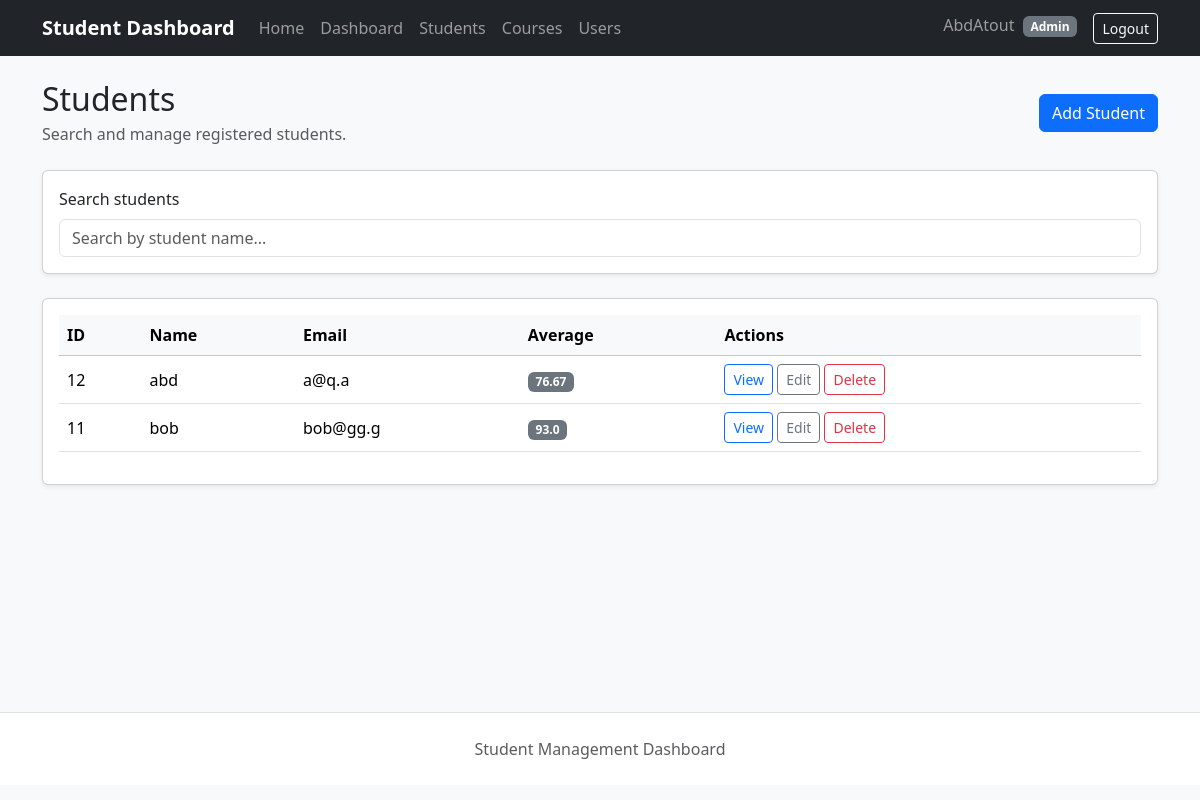
The page /students (signed in) on the database as committed earlier.
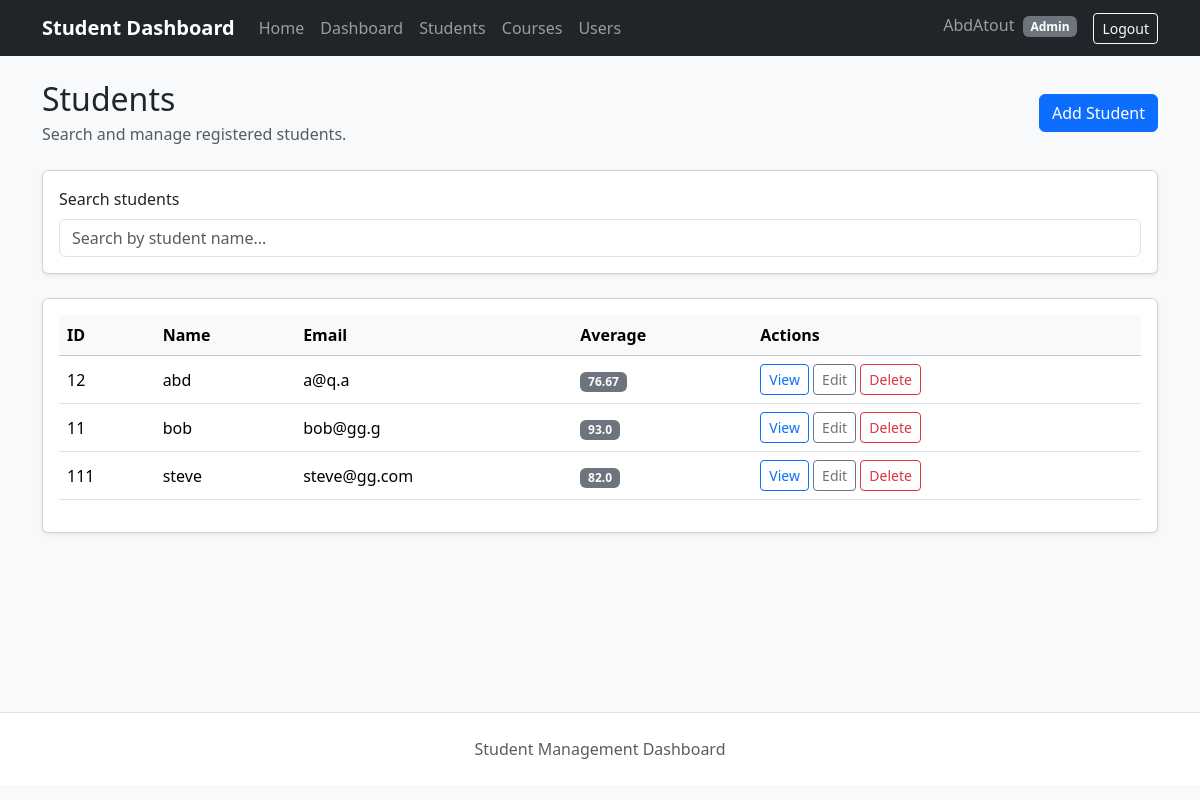
The same page on the database as committed later.
### app/models/student.py (models this page shows)
class Student(db.Model):
    __tablename__ = "students"
    student_id = db.Column(
        db.Integer,
        primary_key=True,
    )
    name = db.Column(
        db.String(100),
        nullable=False,
    )
    email = db.Column(
        db.String(255),
        unique=True,
        nullable=False,
    )
    grades = db.Column(
        db.String(255),
        nullable=False,
        default="",
    )
    courses = db.relationship(
        "Course",
        secondary=student_courses,
        back_populates="students",
        passive_deletes=True,
    )
    def get_grades(self):
        if not self.grades:
            return []
        return [
            float(grade.strip()) for grade in self.grades.split(",") if grade.strip()
        ]
    @property
    def average(self):
        grades = self.get_grades()
        if not grades:
            return 0.0
        return round(sum(grades) / len(grades), 2)

### app/routes/students.py (the view)
@students_bp.route("/students")
@login_required
def student_list():
    search = request.args.get("search", "").strip()
    page = request.args.get("page", 1, type=int)
    per_page = request.args.get("per_page", 10, type=int)
    per_page = max(1, min(per_page, 100))
    statement = db.select(Student)
    if search:
        statement = statement.where(Student.name.ilike(f"%{search}%"))
    statement = statement.order_by(Student.name)
    pagination = db.paginate(
        statement,
        page=page,
        per_page=per_page,
        error_out=False,
    )
    return render_template(
        "students.html",
        students=pagination.items,
        pagination=pagination,
        search=search,
    )

### app/templates/students.html (shortened to what this page needs)
{% extends "base.html" %}
{% from "macros/pagination.html" import render_pagination %}
{% block content %}
<div class="d-flex justify-content-between align-items-center mb-4">
    <div>
        <h2 class="mb-1">Students</h2>
        <p class="text-muted mb-0">
            Search and manage registered students.
        </p>
    </div>
    {% if current_user.role in ["admin", "instructor"] %}
    <a
        href="{{ url_for('students.register') }}"
        class="btn btn-primary"
    >
        Add Student
    </a>
    {% endif %}
</div>
<div class="card shadow-sm mb-4">
    <div class="card-body">
        <label
            for="student-search"
            class="form-label"
        >
            Search students
        </label>
        <input
            type="search"
            id="student-search"
            class="form-control"
            placeholder="Search by student name..."
            value="{{ search }}"
            autocomplete="off"
        >
    </div>
</div>
<div class="card shadow-sm">
    <div class="card-body">
        <div class="table-responsive">
            <table class="table table-hover align-middle">
                <thead class="table-light">
                    <tr>
                        <th>ID</th>
                        <th>Name</th>
                        <th>Email</th>
                        <th>Average</th>
                        <th>Actions</th>
                    </tr>
                </thead>
                <tbody id="student-table-body">
                    {% for student in students %}
                    <tr>
                        <td>{{ student.student_id }}</td>
                        <td>{{ student.name }}</td>
                        <td>{{ student.email }}</td>
                        <td>
                            <span class="badge bg-secondary">
                                {{ student.average }}
                            </span>
                        </td>
                        <td class="table-actions">
                            <a
                                href="{{ url_for(
                                    'students.student_detail',
                                    student_id=student.student_id
                                ) }}"
                                class="btn btn-sm btn-outline-primary"
                            >
                                View
                            </a>
                            <a
                                href="{{ url_for(
                                    'students.edit_student',
                                    student_id=student.student_id
                                ) }}"
                                class="btn btn-sm btn-outline-secondary"
                            >
                                Edit
                            </a>
                            <form
                                method="POST"
                                action="{{ url_for(
                                    'students.delete_student',
                                    student_id=student.student_id
                                ) }}"
                                class="d-inline"
                            >
                                <button
                                    type="submit"
                                    class="btn btn-sm btn-outline-danger"
                                >
                                    Delete
                                </button>
                            </form>
                        </td>
                    </tr>
                    {% endfor %}
                </tbody>
            </table>
        </div>
    </div>
</div>
{% endblock %}

Rows that differ between the two databases and show on the page:
added Student: student_id "111", name "steve", email "steve@gg.com", average "82.0"
